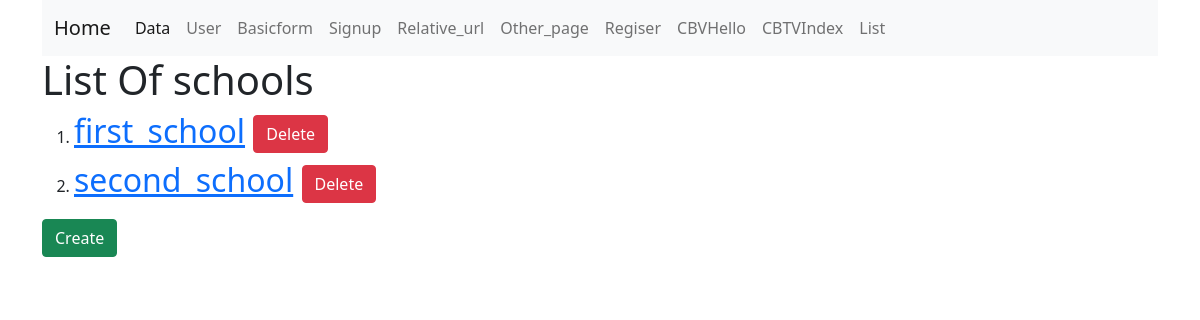
Before: /first_app/cblv/ with the older database file.
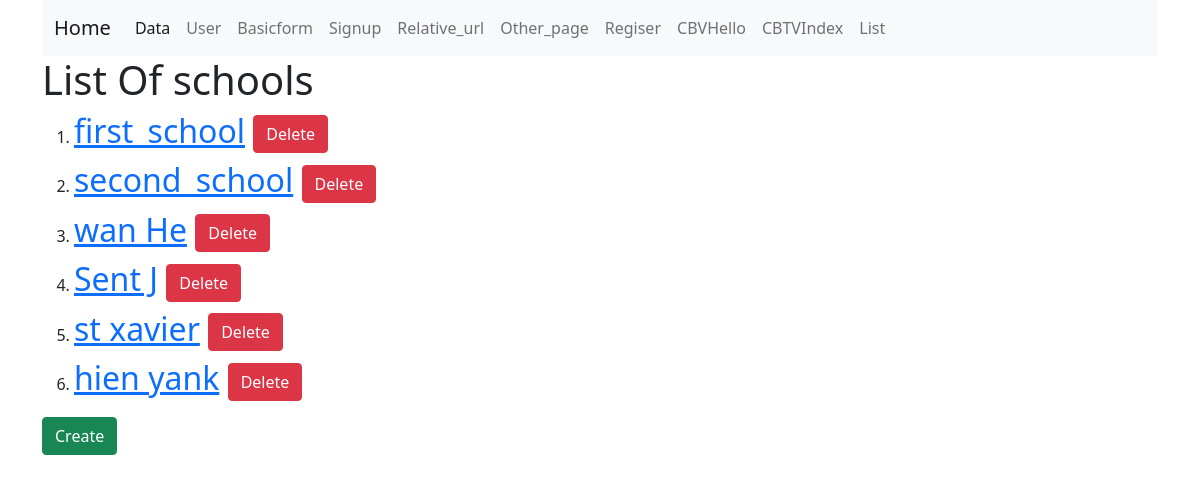
After: the same page with the newer database file.
### first_app/models.py (models this page shows, shortened)
class School(models.Model):
    name=models.CharField(max_length=256)
    principal=models.CharField(max_length=256)
    location=models.CharField(max_length=256)

### first_app/views.py (the view)
# urls.py: path('cblv/',views.SchoolListView.as_view(),name="list"),
class SchoolListView(ListView):
    model=School
    context_object_name ='schools' # default value is lower(model)+"_list"

### first_app/templates/first_app/school_list.html
{% extends 'first_app/first_app_base.html' %}
{% block body_block %}
<h1>List Of schools</h1>
<ol>
    {% for school in schools %}
    <li><h2><a href="{{school.id}}">{{school.name}}</a> <a href="{% url 'first_app:delete' pk=school.pk %}" class="btn btn-danger">Delete</a></h2></li>
    {% endfor %}
</ol>
<a href="{% url 'first_app:create' %}" class="btn btn-success">Create</a>
{% endblock %}

Changed rows visible on the page:
added School: name "wan He"
added School: name "Sent J"
added School: name "st xavier"
added School: name "hien yank"
